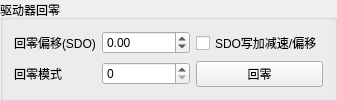
        <widget class="QGroupBox" name="groupBox_19">
         <property name="title">
          <string>驱动器回零</string>
         </property>
         <layout class="QGridLayout" name="gridLayout_15">
          <item row="0" column="0">
           <widget class="QLabel" name="lbHomeStatus_52">
            <property name="text">
             <string>回零偏移(SDO)</string>
            </property>
           </widget>
          </item>
          <item row="0" column="1">
           <widget class="QDoubleSpinBox" name="txAxisDrvHomeOffset">
            <property name="readOnly">
             <bool>false</bool>
            </property>
            <property name="decimals">
             <number>2</number>
            </property>
            <property name="minimum">
             <double>-999999.000000000000000</double>
            </property>
            <property name="maximum">
             <double>999999.989999999990687</double>
            </property>
            <property name="value">
             <double>0.000000000000000</double>
            </property>
           </widget>
          </item>
          <item row="1" column="0">
           <widget class="QLabel" name="lbHomeStatus_54">
            <property name="text">
             <string>回零模式</string>
            </property>
           </widget>
          </item>
          <item row="1" column="1">
           <widget class="QSpinBox" name="txAxisDrvHomeMode"/>
          </item>
          <item row="0" column="2">
           <widget class="QCheckBox" name="ckAxisHomeEnSdo">
            <property name="text">
             <string>SDO写加减速/偏移</string>
            </property>
           </widget>
          </item>
          <item row="1" column="2">
           <widget class="QPushButton" name="btDrvHome">
            <property name="text">
             <string>回零</string>
            </property>
            <property name="checkable">
             <bool>false</bool>
            </property>
           </widget>
          </item>
         </layout>
        </widget>
